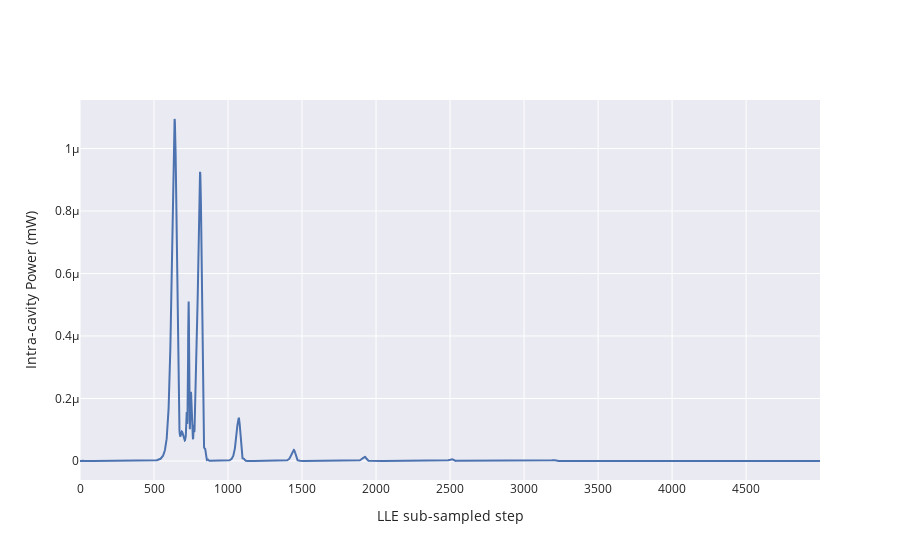

The cell this chart's notebook holds for it:
### Code cell
fig = go.Figure()

tr = go.Scatter(y=solverp1.sol.Pcomb * 1e3)

fig.add_trace(tr)
fig.update_layout(
    xaxis_title="LLE sub-sampled step", yaxis_title="Intra-cavity Power (mW)"
)
#fig.add_annotation(x=4500, y=4.9, ax=0, ay=-50, text="Single Soliton Step")
# fig.add_annotation(x=3151, y=7.6, ax=0, ay=-50, text="Two Solitons Step")
#fig.add_annotation(x=1931, y=16, ax=0, ay=80, text="Modulation Instability")
#fig.add_annotation(x=500, y=6, ax=-80, ay=-80, text="Primary Comb")
#fig.show()

### Figure 1 — Plotly figure (JSON) as saved in the notebook; plotly's stock layout.template omitted (floating-point values rounded to 4 significant figures; data arrays with more than 128 entries replaced by an {"elided": "..."} marker saying what was removed)
{"data": [{"type": "scatter", "y": {"elided": "5000 float values"}}], "layout": {"xaxis": {"title": {"text": "LLE sub-sampled step"}}, "yaxis": {"title": {"text": "Intra-cavity Power (mW)"}}}}
